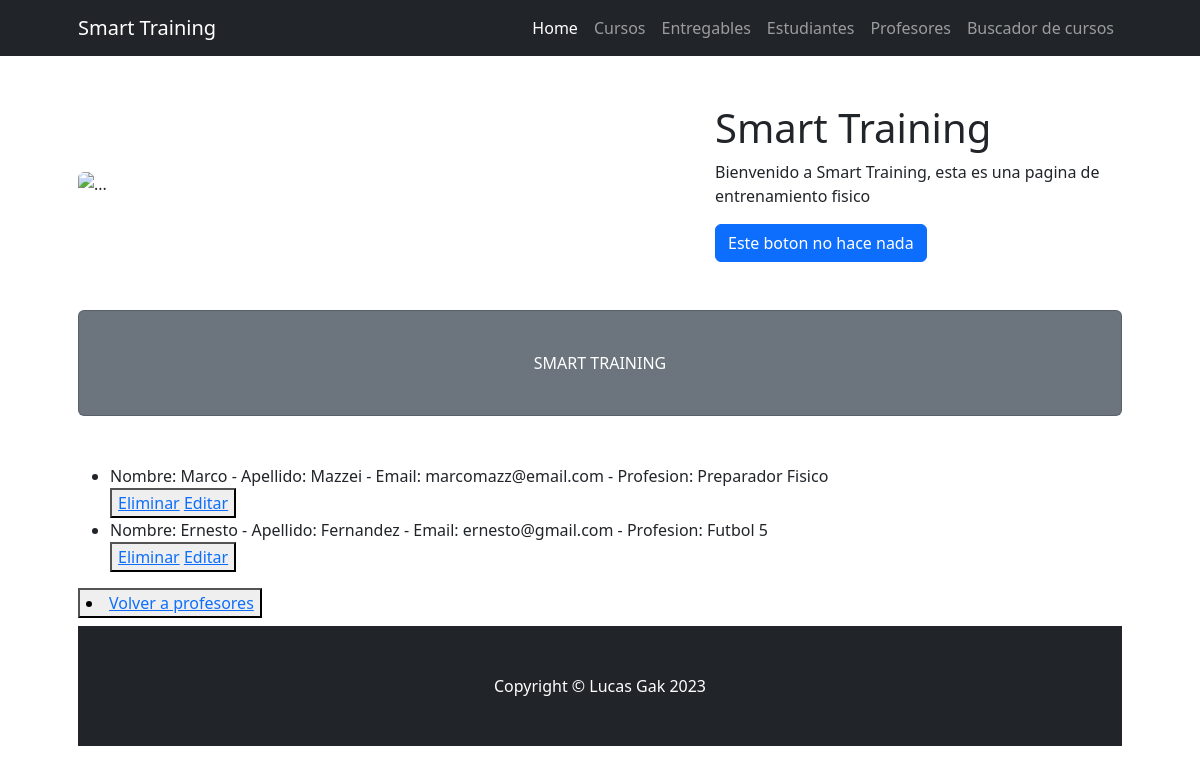
Page /ProjectoFinal23/leerProfesores on the earlier database version.
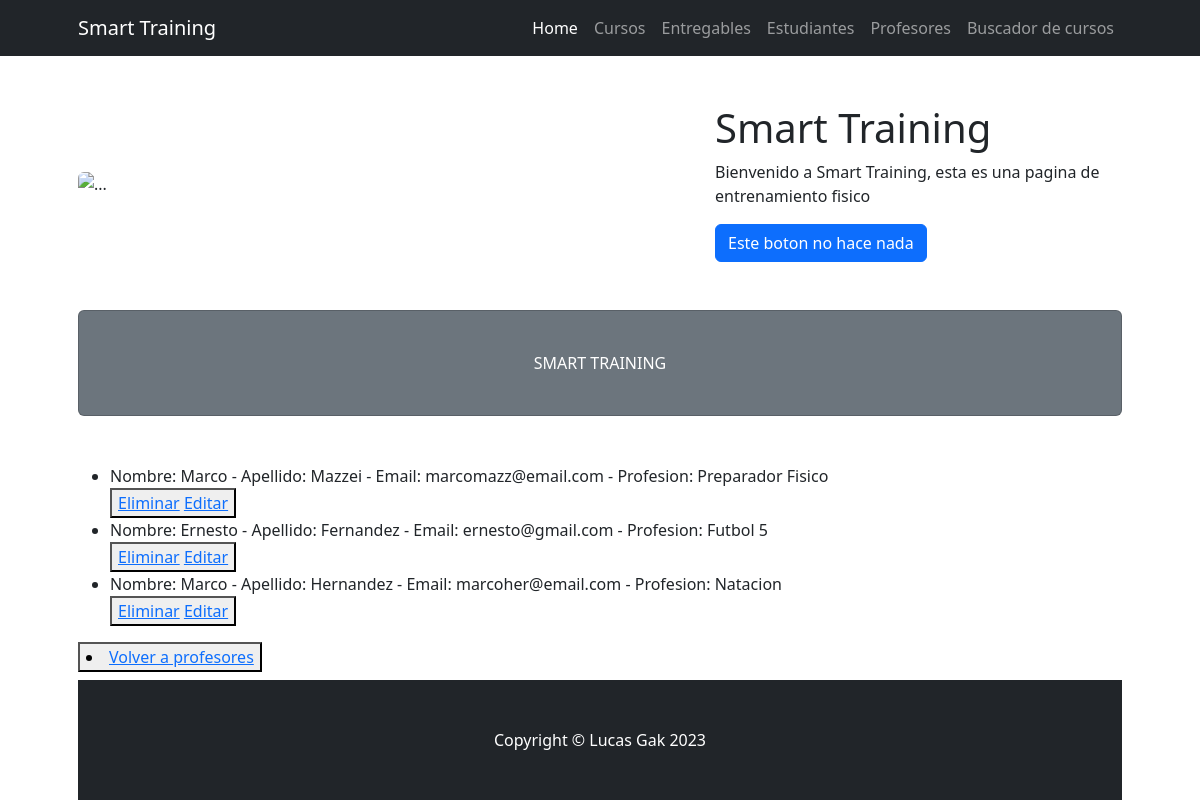
Same page on the later database version.
### ProjectoFinal23/models.py (models this page shows)
class Profesor(models.Model):
    nombre=models.CharField(max_length=30)
    apellido=models.CharField(max_length=30)
    email=models.EmailField()
    profesion=models.CharField(max_length=30)
    def __str__(self):
        return f"Nombre: {self.nombre} - Apellido: {self.apellido} - Email: {self.email} - Profesion: {self.profesion}"

### ProjectoFinal23/views.py (the view)
# urls.py: path('leerProfesores', views.leerProfesores, name = "LeerProfesores"),
def leerProfesores(request):
    profesores = Profesor.objects.all() #trae todos los profesores
    contexto = {"profesores":profesores}
    return render(request, "ProjectoFinal23/leerProfesores.html",contexto)

### ProjectoFinal23/templates/ProjectoFinal23/leerProfesores.html
{% extends 'ProjectoFinal23/padre.html' %}
{% load static %}
{% block section1 %}
<ul>
    {% for p in profesores %}
    <li>{{p}}</li>
    <button>
        <a href="{% url 'EliminarProfesor' p.id %}"> Eliminar</a>
        <a href="{% url 'EditarProfesor' p.id %}">Editar</a>
    </button>
{% endfor %}
</ul>
<button>
    <li><a href="{% url 'profesores' %}"> Volver a profesores</a></li>
</button>
{% endblock %}

### ProjectoFinal23/templates/ProjectoFinal23/padre.html (shortened to what this page needs)
<!DOCTYPE html>
<html lang="en">
    <head>
        {% load static %}
        <link href="{% static 'ProjectoFinal23/css/styles.css' %}" rel="stylesheet" />
    </head>
    <body>
        <nav class="navbar navbar-expand-lg navbar-dark bg-dark">
            <div class="container px-5">
                <a class="navbar-brand" href="{% url 'inicio' %}">Smart Training</a>
                <div class="collapse navbar-collapse" id="navbarSupportedContent">
                    <ul class="navbar-nav ms-auto mb-2 mb-lg-0">
                        <li class="nav-item"><a class="nav-link active" aria-current="page" href="{% url 'inicio' %}">Home</a></li>
                        <li class="nav-item"><a class="nav-link" href="{% url 'cursos' %}">Cursos</a></li>
                        <li class="nav-item"><a class="nav-link" href="{% url 'entregables' %}">Entregables</a></li>
                        <li class="nav-item"><a class="nav-link" href="{% url 'estudiantes' %}">Estudiantes</a></li>
                        <li class="nav-item"><a class="nav-link" href="{% url 'profesores' %}">Profesores</a></li>
                        <li class="nav-item"><a class="nav-link" href="{% url 'buscador_curso' %}">Buscador de cursos</a></li>
                    </ul>
                </div>
            </div>
        </nav>
        <div class="container px-4 px-lg-5">
            <div class="row gx-4 gx-lg-5 align-items-center my-5">
                <div class="col-lg-7"><img class="img-fluid rounded mb-4 mb-lg-0" src="https://iespericberne.edu.pe/wp-content/uploads/2021/04/profesor-educacion-fisica-1.jpg" alt="..." /></div>
                <div class="col-lg-5">
                    <h1 class="font-weight-light">Smart Training</h1>
                    <p>Bienvenido a Smart Training, esta es una pagina de entrenamiento fisico</p>
                    <a class="btn btn-primary" href="#!">Este boton no hace nada</a>
                </div>
            </div>
            <div class="card text-white bg-secondary my-5 py-4 text-center">
                <div class="card-body"><p class="text-white m-0">SMART TRAINING</p></div>
            </div>
            {% block section1 %}
            {% endblock %}
        <footer class="py-5 bg-dark">
            <div class="container px-4 px-lg-5"><p class="m-0 text-center text-white">Copyright &copy; Lucas Gak 2023</p></div>
        </footer>
    </body>
</html>

Differences in the rows shown:
added Profesor: nombre+apellido+email "Nombre: Marco - Apellido: Hernandez - Email: marcoher@email.com - Profesion: Natacion"
